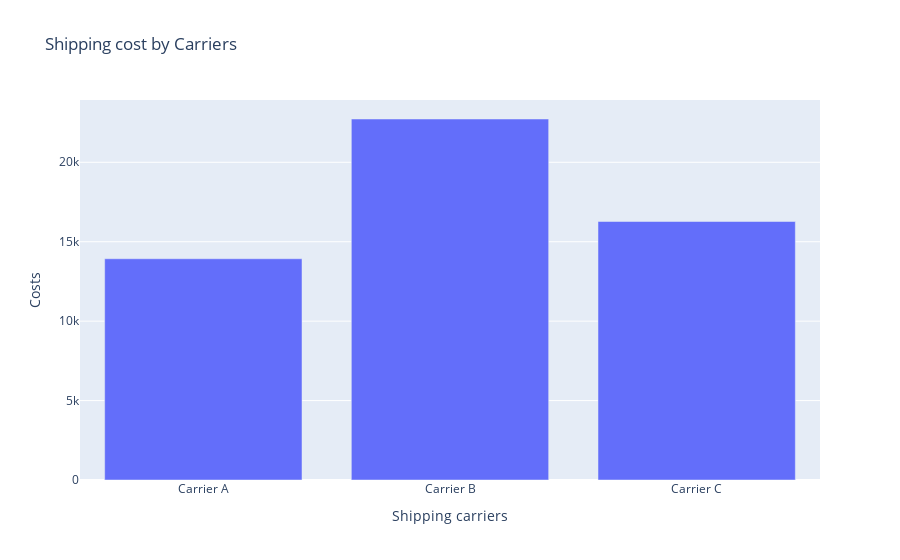

Here is the notebook cell this chart was saved with:
### Code cell
fig=px.bar(shipping_cost,x="Shipping carriers",y='Costs',
           title='Shipping cost by Carriers')
fig.show()

### Figure 1 — Plotly figure (JSON) as saved in the notebook; plotly's stock layout.template omitted (floating-point values rounded to 4 significant figures)
{"data": [{"alignmentgroup": "True", "hovertemplate": "Shipping carriers=%{x}<br>Costs=%{y}<extra></extra>", "legendgroup": "", "marker": {"color": "#636efa", "pattern": {"shape": ""}}, "name": "", "offsetgroup": "", "orientation": "v", "showlegend": false, "textposition": "auto", "type": "bar", "x": ["Carrier A", "Carrier B", "Carrier C"], "xaxis": "x", "y": [13930.0, 22730.0, 16270.0], "yaxis": "y"}], "layout": {"autosize": true, "barmode": "relative", "legend": {"tracegroupgap": 0}, "title": {"text": "Shipping cost by Carriers"}, "xaxis": {"anchor": "y", "autorange": true, "domain": [0, 1], "range": [-0.5, 2.5], "title": {"text": "Shipping carriers"}, "type": "category"}, "yaxis": {"anchor": "x", "autorange": true, "domain": [0, 1], "range": [0, 23920.0], "title": {"text": "Costs"}, "type": "linear"}}}
